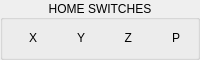
            <widget class="QGroupBox" name="groupBox_homes">
             <property name="sizePolicy">
              <sizepolicy hsizetype="Preferred" vsizetype="Fixed">
               <horstretch>0</horstretch>
               <verstretch>0</verstretch>
              </sizepolicy>
             </property>
             <property name="minimumSize">
              <size>
               <width>0</width>
               <height>60</height>
              </size>
             </property>
             <property name="maximumSize">
              <size>
               <width>16777215</width>
               <height>60</height>
              </size>
             </property>
             <property name="title">
              <string>HOME SWITCHES</string>
             </property>
             <property name="alignment">
              <set>Qt::AlignCenter</set>
             </property>
             <layout class="QHBoxLayout" name="horizontalLayout_14">
              <property name="spacing">
               <number>4</number>
              </property>
              <property name="leftMargin">
               <number>4</number>
              </property>
              <property name="topMargin">
               <number>0</number>
              </property>
              <property name="rightMargin">
               <number>4</number>
              </property>
              <property name="bottomMargin">
               <number>0</number>
              </property>
              <item>
               <widget class="QLabel" name="label_10">
                <property name="sizePolicy">
                 <sizepolicy hsizetype="Fixed" vsizetype="Fixed">
                  <horstretch>0</horstretch>
                  <verstretch>0</verstretch>
                 </sizepolicy>
                </property>
                <property name="minimumSize">
                 <size>
                  <width>30</width>
                  <height>30</height>
                 </size>
                </property>
                <property name="maximumSize">
                 <size>
                  <width>30</width>
                  <height>30</height>
                 </size>
                </property>
                <property name="text">
                 <string>X</string>
                </property>
                <property name="alignment">
                 <set>Qt::AlignRight|Qt::AlignTrailing|Qt::AlignVCenter</set>
                </property>
               </widget>
              </item>
              <item>
               <widget class="LED" name="hal_led_home_x" native="true">
                <property name="diameter" stdset="0">
                 <number>12</number>
                </property>
               </widget>
              </item>
              <item>
               <widget class="QLabel" name="label_11">
                <property name="sizePolicy">
                 <sizepolicy hsizetype="Fixed" vsizetype="Fixed">
                  <horstretch>0</horstretch>
                  <verstretch>0</verstretch>
                 </sizepolicy>
                </property>
                <property name="minimumSize">
                 <size>
                  <width>30</width>
                  <height>30</height>
                 </size>
                </property>
                <property name="maximumSize">
                 <size>
                  <width>30</width>
                  <height>30</height>
                 </size>
                </property>
                <property name="text">
                 <string>Y</string>
                </property>
                <property name="alignment">
                 <set>Qt::AlignRight|Qt::AlignTrailing|Qt::AlignVCenter</set>
                </property>
               </widget>
              </item>
              <item>
               <widget class="LED" name="hal_led_home_y" native="true">
                <property name="diameter" stdset="0">
                 <number>12</number>
                </property>
               </widget>
              </item>
              <item>
               <widget class="QLabel" name="label_12">
                <property name="sizePolicy">
                 <sizepolicy hsizetype="Fixed" vsizetype="Fixed">
                  <horstretch>0</horstretch>
                  <verstretch>0</verstretch>
                 </sizepolicy>
                </property>
                <property name="minimumSize">
                 <size>
                  <width>30</width>
                  <height>30</height>
                 </size>
                </property>
                <property name="maximumSize">
                 <size>
                  <width>30</width>
                  <height>30</height>
                 </size>
                </property>
                <property name="text">
                 <string>Z</string>
                </property>
                <property name="alignment">
                 <set>Qt::AlignRight|Qt::AlignTrailing|Qt::AlignVCenter</set>
                </property>
               </widget>
              </item>
              <item>
               <widget class="LED" name="hal_led_home_z" native="true">
                <property name="diameter" stdset="0">
                 <number>12</number>
                </property>
               </widget>
              </item>
              <item>
               <widget class="QLabel" name="label_13">
                <property name="sizePolicy">
                 <sizepolicy hsizetype="Fixed" vsizetype="Fixed">
                  <horstretch>0</horstretch>
                  <verstretch>0</verstretch>
                 </sizepolicy>
                </property>
                <property name="minimumSize">
                 <size>
                  <width>30</width>
                  <height>30</height>
                 </size>
                </property>
                <property name="maximumSize">
                 <size>
                  <width>30</width>
                  <height>30</height>
                 </size>
                </property>
                <property name="text">
                 <string>P</string>
                </property>
                <property name="alignment">
                 <set>Qt::AlignRight|Qt::AlignTrailing|Qt::AlignVCenter</set>
                </property>
               </widget>
              </item>
              <item>
               <widget class="LED" name="hal_led_home_p" native="true">
                <property name="diameter" stdset="0">
                 <number>12</number>
                </property>
               </widget>
              </item>
             </layout>
            </widget>
